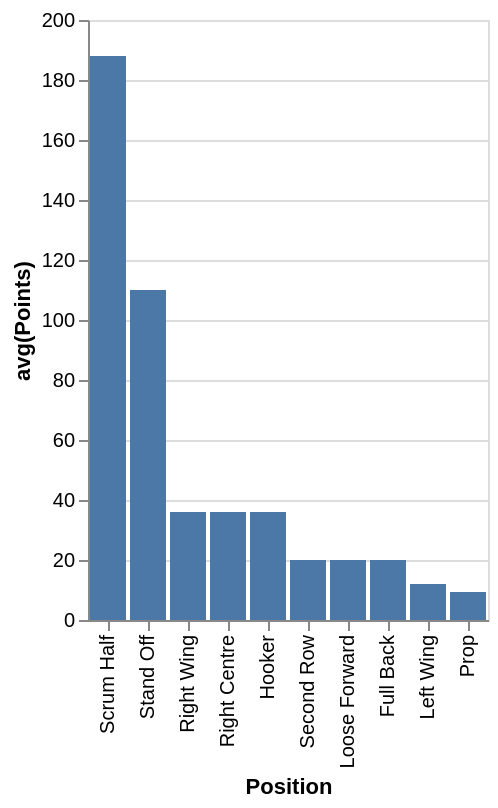

Vega-Lite specification for this chart:
### Vega-Lite specification from a JSON file in a GitHub repository (floating-point values rounded to 4 significant figures)
{"data": {"values": [{"x_data": "Scrum Half", "y_data": 188}, {"x_data": "Stand Off", "y_data": 110}, {"x_data": "Right Wing", "y_data": 36}, {"x_data": "Right Centre", "y_data": 36}, {"x_data": "Hooker", "y_data": 36}, {"x_data": "Second Row", "y_data": 20}, {"x_data": "Loose Forward", "y_data": 20}, {"x_data": "Full Back", "y_data": 20}, {"x_data": "Left Wing", "y_data": 12}, {"x_data": "Prop", "y_data": 9.333}]}, "mark": "bar", "encoding": {"x": {"field": "x_data", "type": "nominal", "title": "Position", "sort": {"op": "sum", "field": "y_data", "order": "descending"}}, "y": {"field": "y_data", "type": "quantitative", "title": "avg(Points)"}}}
